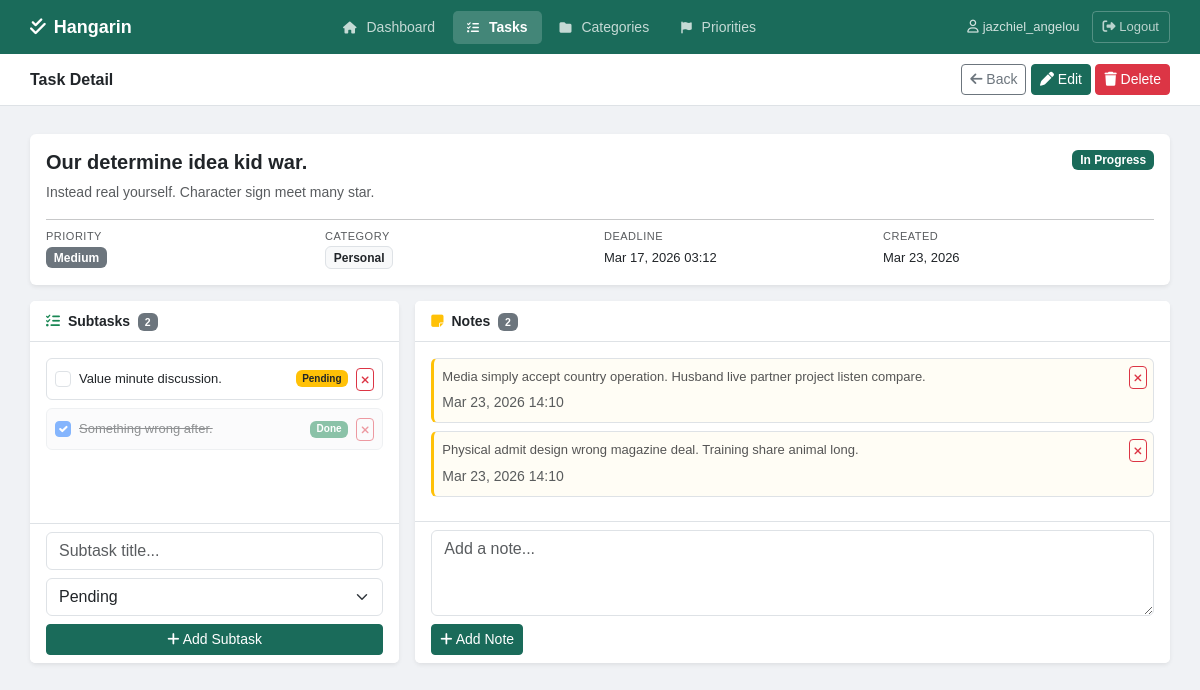
The app's page /tasks/85/ (signed in) with its own data.
### tasks/models.py (models this page shows, shortened)
class BaseModel(models.Model):
    created_at = models.DateTimeField(auto_now_add=True)
    updated_at = models.DateTimeField(auto_now=True)
    class Meta:
        abstract = True

class Task(BaseModel):
    STATUS_CHOICES = [
        ("Pending", "Pending"),
        ("In Progress", "In Progress"),
        ("Completed", "Completed"),
    ]
    title = models.CharField(max_length=255)
    description = models.TextField(blank=True, null=True)
    deadline = models.DateTimeField(blank=True, null=True)
    status = models.CharField(
        max_length=50,
        choices=STATUS_CHOICES,
        default="Pending"
    )
    category = models.ForeignKey(Category, on_delete=models.SET_NULL, null=True, blank=True)
    priority = models.ForeignKey(Priority, on_delete=models.SET_NULL, null=True, blank=True)
    user = models.ForeignKey(User, on_delete=models.CASCADE, null=True, blank=True)
    class Meta:
        verbose_name = "Task"
        verbose_name_plural = "Tasks"

class Priority(BaseModel):
    name = models.CharField(max_length=100)
    class Meta:
        verbose_name = "Priority"
        verbose_name_plural = "Priorities"

class Category(BaseModel):
    name = models.CharField(max_length=100)
    class Meta:
        verbose_name = "Category"
        verbose_name_plural = "Categories"

class SubTask(BaseModel):
    STATUS_CHOICES = [
        ("Pending", "Pending"),
        ("In Progress", "In Progress"),
        ("Completed", "Completed"),
    ]
    parent_task = models.ForeignKey(Task, on_delete=models.CASCADE, related_name='subtasks')
    title = models.CharField(max_length=255)
    status = models.CharField(
        max_length=50,
        choices=STATUS_CHOICES,
        default="Pending"
    )
    class Meta:
        verbose_name = "SubTask"
        verbose_name_plural = "SubTasks"

class Note(BaseModel):
    task = models.ForeignKey(Task, on_delete=models.CASCADE, related_name='notes')
    content = models.TextField()
    class Meta:
        verbose_name = "Note"
        verbose_name_plural = "Notes"

### tasks/views.py (the view, shortened to what this page needs)
# urls.py: path('tasks/<int:pk>/', views.task_detail, name='task_detail'),
@login_required
def task_detail(request, pk):
    task = get_object_or_404(Task, pk=pk, user=request.user)
    subtasks = task.subtasks.all()
    notes = task.notes.all().order_by('-created_at')
    subtask_form = SubTaskForm()
    note_form = NoteForm()
    context = {
        'task': task,
        'subtasks': subtasks,
        'notes': notes,
        'subtask_form': subtask_form,
        'note_form': note_form,
        'active_page': 'tasks',
    }
    return render(request, 'tasks/task_detail.html', context)

### tasks/forms.py
class SubTaskForm(forms.ModelForm):
    class Meta:
        model = SubTask
        fields = ['title', 'status']
        widgets = {
            'title': forms.TextInput(attrs={'class': 'form-control', 'placeholder': 'Subtask title...'}),
            'status': forms.Select(attrs={'class': 'form-select'}),
        }

class NoteForm(forms.ModelForm):
    class Meta:
        model = Note
        fields = ['content']
        widgets = {
            'content': forms.Textarea(attrs={'class': 'form-control', 'rows': 3, 'placeholder': 'Add a note...'}),
        }

### templates/tasks/task_detail.html (shortened to what this page needs)
{% extends 'tasks/base.html' %}
{% block page_title %}Task Detail{% endblock %}
{% block topbar_actions %}
<a href="{% url 'task_list' %}" class="btn btn-outline-secondary btn-sm"><i class="fa-solid fa-arrow-left"></i> Back</a>
<a href="{% url 'task_edit' task.pk %}" class="btn btn-primary btn-sm"><i class="fa-solid fa-pen"></i> Edit</a>
<a href="{% url 'task_delete' task.pk %}" class="btn btn-danger btn-sm"><i class="fa-solid fa-trash"></i> Delete</a>
{% endblock %}
{% block content %}
<div class="row g-3">
    <div class="col-12">
        <div class="card border-0 shadow-sm">
            <div class="card-body">
                <div class="d-flex justify-content-between align-items-start mb-2">
                    <h5 class="fw-bold mb-0">{{ task.title }}</h5>
                    {% if task.status == 'Completed' %}<span class="badge bg-success">Completed</span>
                    {% elif task.status == 'In Progress' %}<span class="badge" style="background-color:#1a6b5a;">In Progress</span>
                    {% else %}<span class="badge bg-warning text-dark">Pending</span>{% endif %}
                </div>
                {% if task.description %}
                <p class="text-muted mb-3" style="font-size:14px;">{{ task.description }}</p>
                {% endif %}
                <hr class="my-2">
                <div class="row g-2">
                    <div class="col-6 col-md-3">
                        <small class="text-uppercase text-muted d-block" style="font-size:11px; letter-spacing:0.5px;">Priority</small>
                        {% if task.priority %}<span class="badge bg-secondary">{{ task.priority.name }}</span>
                        {% else %}<span class="text-muted" style="font-size:13px;">—</span>{% endif %}
                    </div>
                    <div class="col-6 col-md-3">
                        <small class="text-uppercase text-muted d-block" style="font-size:11px; letter-spacing:0.5px;">Category</small>
                        {% if task.category %}<span class="badge bg-light text-dark border">{{ task.category.name }}</span>
                        {% else %}<span class="text-muted" style="font-size:13px;">—</span>{% endif %}
                    </div>
                    <div class="col-6 col-md-3">
                        <small class="text-uppercase text-muted d-block" style="font-size:11px; letter-spacing:0.5px;">Deadline</small>
                        <span style="font-size:13px;">{% if task.deadline %}{{ task.deadline|date:"M d, Y H:i" }}{% else %}—{% endif %}</span>
                    </div>
                    <div class="col-6 col-md-3">
                        <small class="text-uppercase text-muted d-block" style="font-size:11px; letter-spacing:0.5px;">Created</small>
                        <span style="font-size:13px;">{{ task.created_at|date:"M d, Y" }}</span>
                    </div>
                </div>
            </div>
        </div>
    </div>
    <div class="col-md-4">
        <div class="card border-0 shadow-sm h-100">
            <div class="card-header bg-white border-bottom">
                <span class="fw-semibold" style="font-size:14px;"><i class="fa-solid fa-list-check text-success me-1"></i> Subtasks <span class="badge bg-secondary ms-1">{{ subtasks.count }}</span></span>
            </div>
            <div class="card-body">
                {% if subtasks %}
                    {% for subtask in subtasks %}
                    <div class="d-flex align-items-center gap-2 mb-2 p-2 border rounded {% if subtask.status == 'Completed' %}bg-light opacity-50{% endif %}">
                        <a href="{% url 'subtask_toggle' subtask.pk %}" class="text-decoration-none">
                            <input type="checkbox" {% if subtask.status == 'Completed' %}checked{% endif %} onclick="return false;" class="form-check-input">
                        </a>
                        <span class="flex-grow-1" style="font-size:13px;{% if subtask.status == 'Completed' %}text-decoration:line-through;{% endif %}">{{ subtask.title }}</span>
                        {% if subtask.status == 'Completed' %}<span class="badge bg-success" style="font-size:10px;">Done</span>
                        {% elif subtask.status == 'In Progress' %}<span class="badge" style="background-color:#1a6b5a;font-size:10px;">Active</span>
                        {% else %}<span class="badge bg-warning text-dark" style="font-size:10px;">Pending</span>{% endif %}
                        <form method="post" action="{% url 'subtask_delete' subtask.pk %}" class="d-inline">
                            <button type="submit" class="btn btn-outline-danger btn-sm py-0 px-1" onclick="return confirm('Delete this subtask?')">
                                <i class="fa-solid fa-xmark" style="font-size:11px;"></i>
                            </button>
                        </form>
                    </div>
                    {% endfor %}
                {% else %}
                    <p class="text-muted text-center py-3" style="font-size:13px;">No subtasks yet.</p>
                {% endif %}
            </div>
            <div class="card-footer bg-white border-top">
                <form method="post">
                    {% for field in subtask_form %}
                    <div class="mb-2">{{ field }}</div>
                    {% endfor %}
                    <button type="submit" name="add_subtask" class="btn btn-sm btn-primary w-100"><i class="fa-solid fa-plus"></i> Add Subtask</button>
                </form>
            </div>
        </div>
    </div>
    <div class="col-md-8">
        <div class="card border-0 shadow-sm h-100">
            <div class="card-header bg-white border-bottom">
                <span class="fw-semibold" style="font-size:14px;"><i class="fa-solid fa-note-sticky text-warning me-1"></i> Notes <span class="badge bg-secondary ms-1">{{ notes.count }}</span></span>
            </div>
            <div class="card-body">
                {% if notes %}
                    {% for note in notes %}
                    <div class="position-relative mb-2 p-2 border rounded" style="background:#fffdf5; border-left: 3px solid #ffc107 !important;">
                        <p style="font-size:13px; color:#555; margin-bottom:4px;">{{ note.content }}</p>
                        <small class="text-muted">{{ note.created_at|date:"M d, Y H:i" }}</small>
                        <form method="post" action="{% url 'note_delete' note.pk %}" style="position:absolute;top:6px;right:6px;">
                            <button type="submit" class="btn btn-outline-danger btn-sm py-0 px-1" onclick="return confirm('Delete this note?')">
                                <i class="fa-solid fa-xmark" style="font-size:11px;"></i>
                            </button>
                        </form>
                    </div>
                    {% endfor %}
                {% else %}
                    <p class="text-muted text-center py-3" style="font-size:13px;">No notes yet.</p>
                {% endif %}
            </div>
            <div class="card-footer bg-white border-top">
                <form method="post">
                    {% for field in note_form %}
                    <div class="mb-2">{{ field }}</div>
                    {% endfor %}
                    <button type="submit" name="add_note" class="btn btn-sm btn-primary"><i class="fa-solid fa-plus"></i> Add Note</button>
                </form>
            </div>
        </div>
    </div>
</div>
{% endblock %}

### templates/tasks/base.html (shortened to what this page needs)
<!DOCTYPE html>
<html lang="en">
<head>
    <link href="https://cdn.jsdelivr.net/npm/bootstrap@5.3.0/dist/css/bootstrap.min.css" rel="stylesheet">
    <link rel="stylesheet" href="https://cdnjs.cloudflare.com/ajax/libs/font-awesome/6.5.0/css/all.min.css">
</head>
<body>
<div class="top-navbar">
    <a href="{% url 'dashboard' %}" class="brand">
        <i class="fa-solid fa-check-double"></i> Hangarin
    </a>
    <nav>
        <a href="{% url 'dashboard' %}" class="nav-item {% if active_page == 'dashboard' %}active{% endif %}">
            <i class="fa-solid fa-house"></i> Dashboard
        </a>
        <a href="{% url 'task_list' %}" class="nav-item {% if active_page == 'tasks' %}active{% endif %}">
            <i class="fa-solid fa-list-check"></i> Tasks
        </a>
        <a href="{% url 'category_list' %}" class="nav-item {% if active_page == 'categories' %}active{% endif %}">
            <i class="fa-solid fa-folder"></i> Categories
        </a>
        <a href="{% url 'priority_list' %}" class="nav-item {% if active_page == 'priorities' %}active{% endif %}">
            <i class="fa-solid fa-flag"></i> Priorities
        </a>
    </nav>
    <div class="user-area">
        {% if user.is_authenticated %}
        <span><i class="fa-regular fa-user" style="margin-right:4px;"></i>{{ user.username }}</span>
        <form method="post" action="{% url 'logout' %}" style="margin:0;padding:0;">
            <button type="submit" class="logout-btn">
                <i class="fa-solid fa-right-from-bracket"></i> Logout
            </button>
        </form>
        {% endif %}
    </div>
</div>
<div class="subbar">
    <h5>{% block page_title %}Dashboard{% endblock %}</h5>
    <div>{% block topbar_actions %}{% endblock %}</div>
</div>
<div class="content-area">
    {% block content %}{% endblock %}
</div>
</body>
</html>

### templates/tasks/base.html (style rules this page uses)
body { background-color: #f0f2f5; font-family: Arial, sans-serif; min-height: 100vh; }
.top-navbar { background-color: #1a6b5a; padding: 0 30px; height: 54px; display: flex; align-items: center; justify-content: space-between; position: sticky; top: 0; z-index: 100; }
.top-navbar .brand { color: white; font-size: 18px; font-weight: 700; text-decoration: none; display: flex; align-items: center; gap: 8px; }
.top-navbar nav { display: flex; align-items: center; gap: 4px; }
.top-navbar .nav-item { color: rgba(255,255,255,0.75); text-decoration: none; padding: 6px 14px; border-radius: 5px; font-size: 14px; transition: all 0.15s; }
.top-navbar .nav-item.active { background-color: rgba(255,255,255,0.18); color: white; font-weight: 600; }
.top-navbar .nav-item i { margin-right: 6px; font-size: 12px; }
.top-navbar .user-area { display: flex; align-items: center; gap: 12px; color: rgba(255,255,255,0.8); font-size: 13px; }
.top-navbar .logout-btn { color: rgba(255,255,255,0.7); text-decoration: none; font-size: 13px; padding: 5px 10px; border: 1px solid rgba(255,255,255,0.25); border-radius: 4px; transition: all 0.15s; background: transparent; cursor: pointer; font-family: Arial, sans-serif; }
.subbar { background-color: white; border-bottom: 1px solid #dee2e6; padding: 10px 30px; display: flex; justify-content: space-between; align-items: center; }
.subbar h5 { margin: 0; font-size: 16px; font-weight: 600; color: #212529; }
.content-area { padding: 28px 30px; max-width: 1200px; }
.btn-primary { background-color: #1a6b5a; border-color: #1a6b5a; }

### records on screen
Task: title "Our determine idea kid war.", description "Instead real yourself. Character sign meet many star.", priority.name "Medium", category.name "Personal", deadline "Mar 17, 2026 03:12", created_at "Mar 23, 2026", count "2"
SubTask: title "Value minute discussion.", shows "Pending"
SubTask: status "☑", title "Something wrong after.", shows "Done"
Note: content "Media simply accept country operation. Husband live partner project listen compare.", created_at "Mar 23, 2026 14:10"
Note: content "Physical admit design wrong magazine deal. Training share animal long.", created_at "Mar 23, 2026 14:10"

### other values on screen
{{ user.username }} "jazchiel_angelou"
{{ notes.count }} "2"
